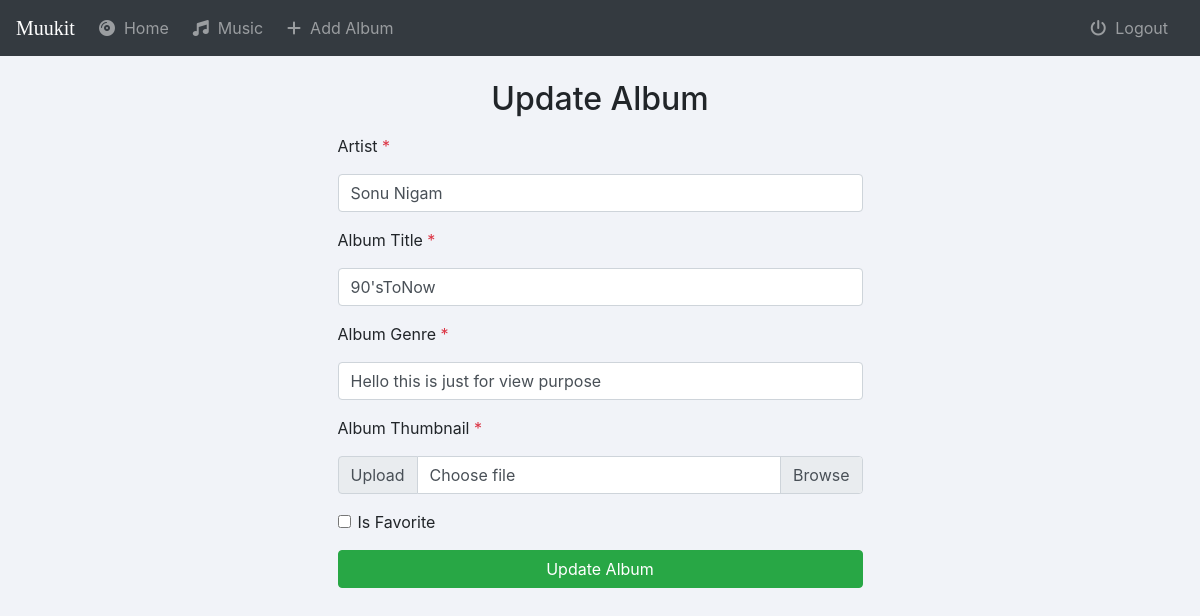
The page /music/album/2/ (signed in) on the database its author committed.
### music/models.py (models this page shows, shortened)
class Album(models.Model):
    user = models.ForeignKey(User,models.SET_NULL,blank=True,null=True)
    artist = models.CharField(max_length=250)
    album_title = models.CharField(max_length=500)
    genre = models.CharField(max_length=100)
    album_logo = models.FileField(upload_to='music/images')
    is_favorite = models.BooleanField(default=False)

### music/views.py (the view, shortened to what this page needs)
# urls.py: path('album/<int:pk>/', views.AlbumUpdate, name='album-update'),
@login_required(login_url='music:login')
def AlbumUpdate(request,pk):
    album = get_object_or_404(Album,id=pk)
    form = AlbumForm(request.POST or None ,instance = album)
    return render(request, "music/album_form.html",{'form':form,'pageheading':'Update Album','fill':True,'album':album})

### music/forms.py
class AlbumForm(forms.ModelForm):
    class Meta:
        model = Album
        fields = ['artist', 'album_title', 'genre', 'album_logo','is_favorite']

### music/templates/music/album_form.html (shortened to what this page needs)
{% extends 'music/basic.html' %}
{% block body %}
<div class="container d-flex justify-content-center mt-4">
            <div class="col-sm-12 col-md-6">
        <div class="text-center">
        <h2>{{ pageheading }}</h2>
           </div>
                	<form class="form-horizontal" action="" method="post" enctype="multipart/form-data">
                    <div class="my-3">
                        <p>Artist <span class="text-danger"> *</span></p>
                        <input type="text" name="artist" class="form-control" value='{% if fill %}{{album.artist}}{% endif %}'>
                    </div>
                    <div class="my-3">
                        <p>Album Title <span class="text-danger"> *</span></p>
                        <input type="text" name="album_title" class="form-control" value='{% if fill %}{{album.album_title}}{% endif %}'>
                    </div>
                    <div class="my-3">
                        <p>Album Genre <span class="text-danger"> *</span></p>
                        <input type="text" name="genre" class="form-control" value='{% if fill %}{{album.genre}}{% endif %}'>
                    </div>
                    <div class="my-3">
                        <p>Album Thumbnail <span class="text-danger"> *</span></p>
                    <div class="input-group">
                          <div class="input-group-prepend">
                            <span class="input-group-text" >Upload</span>
                          </div>
                          <div class="custom-file">
                            <label class="custom-file-label" for="inputGroupFile01">Choose file</label>
                          </div>
                   </div>
                   </div>
                      <div class="form-group">
                                <div class="form-check">
                                  <input class="form-check-input" type="checkbox" id="gridCheck" name='is_favorite' value='{% if fill %}{% if album.is_favorite %}1{% endif %}{% endif %}'>
                                  <label class="form-check-label" for="gridCheck">
                                    Is Favorite
                                  </label>
                                </div>
                      </div>
                     	<div class="mt-3">
                     		<button type="submit" class="btn btn-success btn-block">{{ pageheading }}</button>
                     	</div>
                	</form>
        </div>
</div>
{% endblock %}

### music/static/music/css/styles.css (style rules this page uses)
html,body { background:#f1f3f8; }

### rows shown on the page
Album: artist "Sonu Nigam", album_title "90'sToNow", genre "Hello this is just for view purpose"

### other values the page prints
{{ pageheading }} "Update Album"
